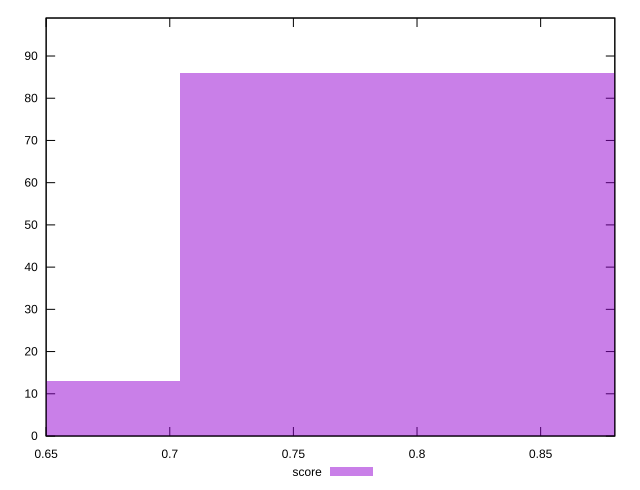

Write the gnuplot code that produced this figure.
reset

$score <<EOF
0.8045481703252398 86
0.6034111277439299 13
EOF

set key outside below
set boxwidth 0.20113704258130996
set xrange [0.65:0.88]
set yrange [0:99]
set trange [0:99]
set style fill transparent solid 0.5 noborder
set terminal svg size 640, 490 enhanced background rgb 'white'
set output "reports/report_00030_2021-02-24T20-42-31.540Z/uses-text-compression/samples/card/score/histogram.svg"

plot $score title "score" with boxes

reset
